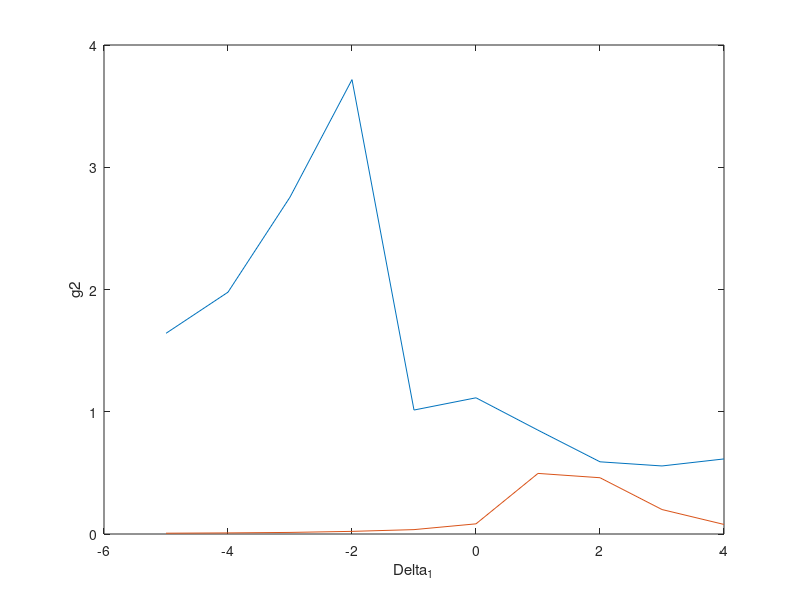

Write MATLAB code to recreate this figure. (Note: this script raises an error after producing the figure.)
%Hamiltonian:
%H=(Delta1)*(a1^t*a1)+(Delta2)*(a2^t*a2)+
%hbar*J1*(a1^t*a2+a2^t*a1)+
%0.5*U1*(a1^t*a1^t*a1*a1)+
%hbar*(E1)*(a1^t+a1)+hbar*(E2)*(a2^t+a2)
clc;
clearvars;
%----constants
gamma1=1;% all the parametrs are scaled in gamma1
gamma2=0.1;
% gamma2=0.05;
% dDel = 0.002;
dDel = 1;
Delta1_vector = -5:dDel:5-dDel;
%%
Delta2 = 1.2;
% Delta2=10;
% E1_vector=0.01:0.02:0.5;% keep it in the low pumping regime
% E1 = omega_a, E2 = omega_b
E1_vector = 0.25;
phi=pi/2;
E2=0.4*exp(1i*phi);
J=1.6;%in the strong coupling regime it should be larger than decay rate
U=1;%
%------
Na1 = 6;
Na2 = 6;
dima1 = Na1 + 1;
dima2 = Na2 + 1;
dimtot=dima1*dima2;
Ia1 = speye(dima1); %identity on mode a subspace
Ia2 = speye(dima2); %identity on cascade system subspace
Itot = speye(dimtot); %identity on the complete Hilbert space
% "a" mode matric and "b" modde matrix
a1 = spdiags(sqrt(0:Na1)',1,dima1,dima1);
a2=spdiags(sqrt(0:Na2)',1,dima2,dima2);
a1 = kron(a1,Ia2);
a2 = kron(Ia1,a2);
%-----main
rho_s = zeros(dimtot, dimtot, length(Delta1_vector), length(E1_vector));
for k=1:length(E1_vector)
    E1=E1_vector(k);
    for j=1:length(Delta1_vector)
        Delta1=Delta1_vector(j);
        H1=(Delta1)*(a1'*a1)+(Delta2)*(a2'*a2);
        H2=J*(a1'*a2+a2'*a1);
        H3=conj(E1)*a1'+E1*a1+conj(E2)*a2'+E2*a2;
        H4=U*(a1'*a1'*a1*a1);
        H=H1+H2+H3+H4;
        La1=(1/2)*gamma1*(2*kron(conj(a1),a1)-kron(Itot,a1'*a1)-kron(a1.'*conj(a1),Itot));
        La2=(1/2)*gamma2*(2*kron(conj(a2),a2)-kron(Itot,a2'*a2)-kron(a2.'*conj(a2),Itot));
        L=-1i*kron(Itot,H)+1i*kron(H.',Itot)+La1+La2;
    %Firts method
     [rhoS1,lambda0] = eigs(L,1,'sm'); 
     eigen0 = lambda0;
     rhoS1 = reshape(rhoS1,dimtot,dimtot);
     rhoS1 = rhoS1/trace(rhoS1);
     rho_s(:, :, j,k)=rhoS1;
     %pop(j)= trace(a1'*a1*rhoS1);
     g2_a(k,j) = trace((a1'*a1*a1'*a1-a1'*a1)*rhoS1)/(trace(a1'*a1*rhoS1))^2;
     n_a(k,j) = trace(a1'*a1*rhoS1);
     % g2_b(k,j)=trace((a2'*a2*a2'*a2-a2'*a2)*rhoS1)/(trace(a2'*a2*rhoS1))^2;
     disp(j)
    end
end

%%
plot(Delta1_vector, abs(g2_a))
hold on
plot(Delta1_vector, abs(n_a))
xlabel('Delta_1')
ylabel('g2')
% legend(['g2','population of the source'])
%%
W = [0.5,0.5];
ns = cell(1,length(Delta1_vector));

for i=1:length(Delta1_vector)
    % disp('reservoir : ',i)
    fprintf('reservoir step %d\n',i);
    ns{i} = case3_(W,rho_s(:,:,i));
end


function ns = case3_(W,rho_s)
dt = 0.1;
T = 0:dt:10-dt;
T = round(T,1);
time = 6;
tau = 1;
J = 1;
trun_de = 0;
% W = 1*rand(1,2);
pump = 3;
gamma = 1;
P = 0.1;
TD = 100000000;



d = 7; %dimension of the annihilation and creation operator
a = diag(sqrt(1:d-1),1); %annihilation operator
a1 = a;
a2 = a;
sig_z = [1,0;0,-1];
sig_m = [0,0;1,0];
sig_p = [0,1;0,0];

gs = [0;1]; %Ground state
es = [1;0]; %Excited state
% Ini = 1/sqrt(2)*[1;1];
% 
% A = kron(a, kron(I_b,I_b));
% b1 = kron(I_a, kron(sig_m, I_b));
% b2 = kron(I_a, kron(I_b, sig_m));

Ia1 = eye(d); %identity on mode a subspace
Ia2 = eye(d); %identity on cascade system subspace
I_b = eye(2);

A1 = sparse(kron(kron(a1, Ia1), kron(I_b,I_b)));
% A2 = kron(kron(Ia1, a2), kron(I_b,I_b));
b1 = sparse(kron(kron(Ia1, Ia1), kron(sig_m,I_b)));
b2 = sparse(kron(kron(Ia1, Ia2), kron(I_b,sig_m)));

H_R = J*(b1'*b2 + b2'*b1);


psi = kron(gs,gs); %reservoir 1 : excited, reservoir 2 : ground
rho_R = sparse(psi*psi');


rho = kron(sparse(rho_s), rho_R);

for t=1:length(T)
    % disp(t)
    n1(t) = trace(rho*b1'*b1);
    n2(t) = trace(rho*b2'*b2);
    % n_a(t) = trace(rho*A1'*A1); %this should be constant when u add cascade coupling term

    H = H_R;
    K1 = -1i*(H*rho - rho*H) + pump*(W(1)*(A1*rho*b1' - b1'*A1*rho + b1*rho*A1' - rho*A1'*b1) ...
                             + W(2)*(A1*rho*b2' - b2'*A1*rho + b2*rho*A1' - rho*A1'*b2))*(T(t)>=time).*(T(t)<time+tau) ...
                             + gamma/2*(2*b1*rho*b1' - rho*b1'*b1 - b1'*b1*rho) ...
                             + gamma/2*(2*b2*rho*b2' - rho*b2'*b2 - b2'*b2*rho) ...
                             + P/2*(2*b1'*rho*b1 - rho*b1*b1' - b1*b1'*rho)...
                             + P/2*(2*b2'*rho*b2 - rho*b2*b2' - b2*b2'*rho)...
                             + trun_de*1/(2*TD)*(2*b1'*b1*rho*b1'*b1 - rho*b1'*b1*b1'*b1 - b1'*b1*b1'*b1*rho ...
                                       + 2*b2'*b2*rho*b2'*b2 - rho*b2'*b2*b2'*b2 - b2'*b2*b2'*b2*rho);
    rho1 = rho + 0.5*dt*K1;
    K2 = -1i*(H*rho1 - rho1*H) + pump*(W(1)*(A1*rho1*b1' - b1'*A1*rho1 + b1*rho1*A1' - rho1*A1'*b1) ...
                               + W(2)*(A1*rho1*b2' - b2'*A1*rho1 + b2*rho1*A1' - rho1*A1'*b2))*(T(t)>=time).*(T(t)<time+tau) ...
                               + gamma/2*(2*b1*rho1*b1' - rho1*b1'*b1 - b1'*b1*rho1) ...
                               + gamma/2*(2*b2*rho1*b2' - rho1*b2'*b2 - b2'*b2*rho1) ...
                               + P/2*(2*b1'*rho1*b1 - rho1*b1*b1' - b1*b1'*rho1) ...
                               + P/2*(2*b2'*rho1*b2 - rho1*b2*b2' - b2*b2'*rho1)...
                               + trun_de*1/(2*TD)*(2*b1'*b1*rho1*b1'*b1 - rho1*b1'*b1*b1'*b1 - b1'*b1*b1'*b1*rho1 ...
                                         + 2*b2'*b2*rho1*b2'*b2 - rho1*b2'*b2*b2'*b2 - b2'*b2*b2'*b2*rho1);
    rho2 = rho + 0.5*dt*K2;
    K3 = -1i*(H*rho2 - rho2*H) + pump*(W(1)*(A1*rho2*b1' - b1'*A1*rho2 + b1*rho2*A1' - rho2*A1'*b1) ...
                               + W(2)*(A1*rho2*b2' - b2'*A1*rho2 + b2*rho2*A1' - rho2*A1'*b2))*(T(t)>=time).*(T(t)<time+tau) ...
                               + gamma/2*(2*b1*rho2*b1' - rho2*b1'*b1 - b1'*b1*rho2) ...
                               + gamma/2*(2*b2*rho2*b2' - rho2*b2'*b2 - b2'*b2*rho2) ...
                               + P/2*(2*b1'*rho2*b1 - rho2*b1*b1' - b1*b1'*rho2) ...
                               + P/2*(2*b2'*rho2*b2 - rho2*b2*b2' - b2*b2'*rho2)...
                               + trun_de*1/(2*TD)*(2*b1'*b1*rho2*b1'*b1 - rho2*b1'*b1*b1'*b1 - b1'*b1*b1'*b1*rho2 ...
                                         + 2*b2'*b2*rho2*b2'*b2 - rho2*b2'*b2*b2'*b2 - b2'*b2*b2'*b2*rho2);
    rho3 = rho + dt*K3;
    K4 = -1i*(H*rho3 - rho3*H) + pump*(W(1)*(A1*rho3*b1' - b1'*A1*rho3 + b1*rho3*A1' - rho3*A1'*b1) ...
                               + W(2)*(A1*rho3*b2' - b2'*A1*rho3 + b2*rho3*A1' - rho3*A1'*b2))*(T(t)>=time).*(T(t)<time+tau) ...
                               + gamma/2*(2*b1*rho3*b1' - rho3*b1'*b1 - b1'*b1*rho3) ...
                               + gamma/2*(2*b2*rho3*b2' - rho3*b2'*b2 - b2'*b2*rho3) ...
                               + P/2*(2*b1'*rho3*b1 - rho3*b1*b1' - b1*b1'*rho3) ...
                               + P/2*(2*b2'*rho3*b2 - rho3*b2*b2' - b2*b2'*rho3)...
                               + trun_de*1/(2*TD)*(2*b1'*b1*rho3*b1'*b1 - rho3*b1'*b1*b1'*b1 - b1'*b1*b1'*b1*rho3 ...
                                         + 2*b2'*b2*rho3*b2'*b2 - rho3*b2'*b2*b2'*b2 - b2'*b2*b2'*b2*rho3);;


    rho = rho + 1/6*dt*(K1+2*K2+2*K3+K4);
end

select_step = dt;
sel_ini = 6+select_step;
sel_fin = 8;

select_points = sel_ini:select_step:sel_fin;
select_points = round(select_points,1);
for i =1:length(select_points)
    n1_selected(i) = n1(find(T==select_points(i)));
    n2_selected(i) = n2(find(T==select_points(i)));
end

ns = [abs(n1_selected), abs(n2_selected)];

end